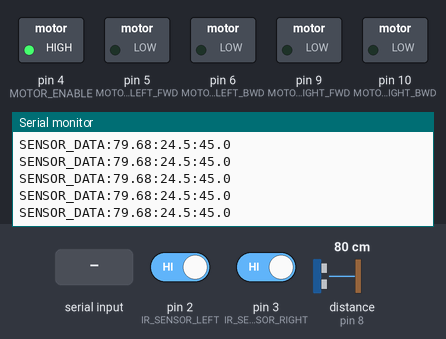
Recording of a sketch running on a simulated Arduino Uno, built with avr-gcc and run on an emulated ATmega328P. On the bench: switched loads named in the sketch (green lamp = pin HIGH), the last lines printed to the serial monitor. Wiring (inferred from the names in the program): ultrasonic range finder: trigger pin 7; echo pin 8. The test bench sets the inputs (shaded band); at power-on: distance to the obstacle (sensor on pin 8) 80 cm, pin 2 (IR_SENSOR_LEFT) HIGH, pin 3 (IR_SENSOR_RIGHT) HIGH. The echo pulse lasts 58.3 µs per cm; pins used as bus, display or sensor lines are not drawn.

Above: at 1.2 s.
1.3 s: distance to the obstacle (sensor on pin 8) set to 35 cm
At 1.49 s:
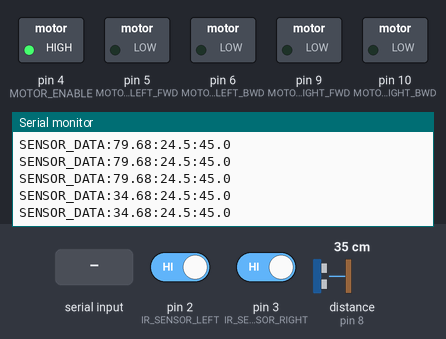
4.3 s: "STOP\n" received over Serial
5.8 s: "PING\n" received over Serial
7.3 s: distance to the obstacle (sensor on pin 8) set to 18 cm
At 7.31 s:
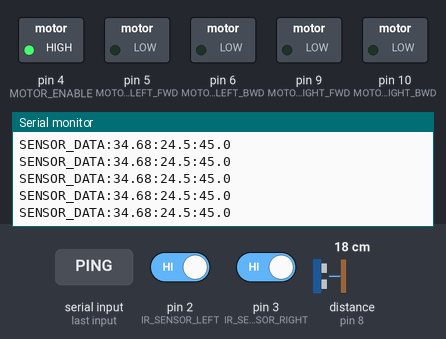
10.3 s: "RESET\n" received over Serial
Timing chart, 0 to 12.8 s (numbered marks = the images above; inputs shaded):
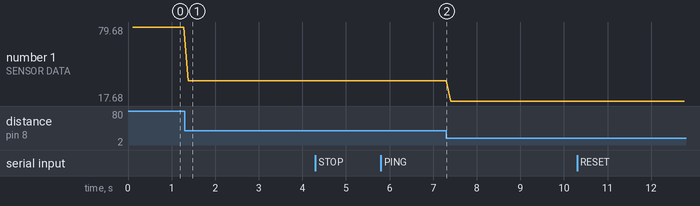

Measured:
- after the input at 1.3 s, the serial monitor: prints a new line after 0.08 s (image 1)
- plotted number 1: 79.68 → 34.68 after the input at 1.3 s, 34.68 → 17.68 after the input at 7.3 s

The sketch:

car_controller.ino
```cpp
#include "motors.h"
#include "sensors.h"
#include "communication.h"

// Serial Communication configuration
const unsigned long BAUD_RATE = 9600;
unsigned long lastTelemetryTime = 0;
const unsigned long TELEMETRY_INTERVAL_MS = 100; // 10 Hz telemetry loop

void setup() {
  Serial.begin(BAUD_RATE);
  initializeMotors();
  initializeSensors();
  stopCar();
  Serial.println("SYSTEM_READY");
}

void processCommand(String command) {
  command.trim();
  if (command.length() == 0) return;

  // Handle MOVE or CONTROL command
  // Format: MOVE:<DIR>:<SPEED_0_255> or CONTROL:<DIR>:<SPEED_0.0_1.0>
  if (command.startsWith("MOVE:") || command.startsWith("CONTROL:")) {
    int firstColon = command.indexOf(':');
    int secondColon = command.indexOf(':', firstColon + 1);

    if (firstColon != -1 && secondColon != -1) {
      String direction = command.substring(firstColon + 1, secondColon);
      direction.toUpperCase();
      String speedStr = command.substring(secondColon + 1);

      int pwmSpeed = 0;
      if (command.startsWith("CONTROL:")) {
        // float 0.0 to 1.0 -> map to 0 to 255
        float normSpeed = speedStr.toFloat();
        pwmSpeed = (int)(constrain(normSpeed, 0.0f, 1.0f) * 255.0f);
      } else {
        // integer 0 to 255
        pwmSpeed = speedStr.toInt();
      }

      moveCar(direction, pwmSpeed);
      sendAck(direction);
    }
  } else if (command == "STOP" || command == "EMERGENCY_STOP") {
    stopCar();
    sendAck("STOP");
  } else if (command == "SENSOR_REQUEST") {
    SensorData sensorData = readSensors();
    sendSensorData(sensorData);
  } else if (command == "PING") {
    Serial.println("PONG");
  } else if (command == "RESET") {
    stopCar();
    sendAck("RESET");
  }
}

void loop() {
  // Check for serial commands
  while (Serial.available() > 0) {
    String command = Serial.readStringUntil('\n');
    processCommand(command);
  }

  // Periodic telemetry streaming
  unsigned long now = millis();
  if (now - lastTelemetryTime >= TELEMETRY_INTERVAL_MS) {
    lastTelemetryTime = now;
    SensorData sensorData = readSensors();
    sendSensorData(sensorData);
  }

  delay(10);
}
```

communication.h
```cpp
#ifndef COMMUNICATION_H
#define COMMUNICATION_H

#include <Arduino.h>
#include "sensors.h"

// Sends telemetry matching both formats: SENSOR_DATA:distance:temperature:humidity
// and SENSORS:leftIR,rightIR,distance for backward compatibility
inline void sendSensorData(const SensorData& data) {
  Serial.print("SENSOR_DATA:");
  Serial.print(data.distance, 2);
  Serial.print(":");
  Serial.print(data.temperature, 1);
  Serial.print(":");
  Serial.println(data.humidity, 1);
}

inline void sendSensorDataVerbose(const SensorData& data) {
  Serial.print("SENSORS:");
  Serial.print(data.leftIR);
  Serial.print(",");
  Serial.print(data.rightIR);
  Serial.print(",");
  Serial.println(data.distance, 2);
}

inline void sendAck(const String& cmd) {
  Serial.print("ACK:");
  Serial.println(cmd);
}

#endif // COMMUNICATION_H
```

motors.h
```cpp
#ifndef MOTORS_H
#define MOTORS_H

#include <Arduino.h>

// Default motor pin definitions (can be overridden if defined prior)
#ifndef MOTOR_LEFT_FWD
#define MOTOR_LEFT_FWD 5
#endif
#ifndef MOTOR_LEFT_BWD
#define MOTOR_LEFT_BWD 6
#endif
#ifndef MOTOR_RIGHT_FWD
#define MOTOR_RIGHT_FWD 9
#endif
#ifndef MOTOR_RIGHT_BWD
#define MOTOR_RIGHT_BWD 10
#endif
#ifndef MOTOR_ENABLE
#define MOTOR_ENABLE 4
#endif

inline void initializeMotors() {
  pinMode(MOTOR_LEFT_FWD, OUTPUT);
  pinMode(MOTOR_LEFT_BWD, OUTPUT);
  pinMode(MOTOR_RIGHT_FWD, OUTPUT);
  pinMode(MOTOR_RIGHT_BWD, OUTPUT);
  pinMode(MOTOR_ENABLE, OUTPUT);
  digitalWrite(MOTOR_ENABLE, HIGH);
}

// Motor control functions using if-else chain (C++ String compatibility)
inline void moveCar(const String& direction, int speed) {
  speed = constrain(speed, 0, 255);  // Ensure speed is within valid PWM range

  if (direction == "FORWARD") {
    analogWrite(MOTOR_LEFT_FWD, speed);
    analogWrite(MOTOR_LEFT_BWD, 0);
    analogWrite(MOTOR_RIGHT_FWD, speed);
    analogWrite(MOTOR_RIGHT_BWD, 0);
  } else if (direction == "BACKWARD") {
    analogWrite(MOTOR_LEFT_FWD, 0);
    analogWrite(MOTOR_LEFT_BWD, speed);
    analogWrite(MOTOR_RIGHT_FWD, 0);
    analogWrite(MOTOR_RIGHT_BWD, speed);
  } else if (direction == "LEFT") {
    // Spin left: left wheels backward, right wheels forward
    analogWrite(MOTOR_LEFT_FWD, 0);
    analogWrite(MOTOR_LEFT_BWD, speed);
    analogWrite(MOTOR_RIGHT_FWD, speed);
    analogWrite(MOTOR_RIGHT_BWD, 0);
  } else if (direction == "RIGHT") {
    // Spin right: left wheels forward, right wheels backward
    analogWrite(MOTOR_LEFT_FWD, speed);
    analogWrite(MOTOR_LEFT_BWD, 0);
    analogWrite(MOTOR_RIGHT_FWD, 0);
    analogWrite(MOTOR_RIGHT_BWD, speed);
  } else {
    // Default STOP
    analogWrite(MOTOR_LEFT_FWD, 0);
    analogWrite(MOTOR_LEFT_BWD, 0);
    analogWrite(MOTOR_RIGHT_FWD, 0);
    analogWrite(MOTOR_RIGHT_BWD, 0);
  }
}

inline void stopCar() {
  analogWrite(MOTOR_LEFT_FWD, 0);
  analogWrite(MOTOR_LEFT_BWD, 0);
  analogWrite(MOTOR_RIGHT_FWD, 0);
  analogWrite(MOTOR_RIGHT_BWD, 0);
}

#endif // MOTORS_H
```

sensors.h
```cpp
#ifndef SENSORS_H
#define SENSORS_H

#include <Arduino.h>

// Sensor pin definitions
#ifndef IR_SENSOR_LEFT
#define IR_SENSOR_LEFT 2
#endif
#ifndef IR_SENSOR_RIGHT
#define IR_SENSOR_RIGHT 3
#endif
#ifndef ULTRASONIC_TRIG
#define ULTRASONIC_TRIG 7
#endif
#ifndef ULTRASONIC_ECHO
#define ULTRASONIC_ECHO 8
#endif

// Sensor data structure
struct SensorData {
  int leftIR;
  int rightIR;
  float distance;      // in centimeters
  float temperature;   // onboard / ambient reading or estimated
  float humidity;      // ambient reading or estimated
};

inline void initializeSensors() {
  pinMode(IR_SENSOR_LEFT, INPUT);
  pinMode(IR_SENSOR_RIGHT, INPUT);
  pinMode(ULTRASONIC_TRIG, OUTPUT);
  pinMode(ULTRASONIC_ECHO, INPUT);
  digitalWrite(ULTRASONIC_TRIG, LOW);
}

inline SensorData readSensors() {
  SensorData data;
  data.temperature = 24.5; // Nominal ambient temperature
  data.humidity = 45.0;    // Nominal relative humidity

  // Read digital IR proximity / line sensors (0 = obstacle / line detected, 1 = clear)
  data.leftIR = digitalRead(IR_SENSOR_LEFT);
  data.rightIR = digitalRead(IR_SENSOR_RIGHT);

  // Trigger ultrasonic sensor pulse
  digitalWrite(ULTRASONIC_TRIG, LOW);
  delayMicroseconds(2);
  digitalWrite(ULTRASONIC_TRIG, HIGH);
  delayMicroseconds(10);
  digitalWrite(ULTRASONIC_TRIG, LOW);

  // Wait for echo pulse with a 30ms timeout (~500 cm max range)
  long duration = pulseIn(ULTRASONIC_ECHO, HIGH, 30000);
  if (duration <= 0) {
    // Out of range or timeout -> default safe distance
    data.distance = 400.0;
  } else {
    data.distance = (duration * 0.0343) / 2.0;  // Speed of sound = 343 m/s = 0.0343 cm/us
    if (data.distance < 2.0 || data.distance > 400.0) {
      data.distance = 400.0;
    }
  }

  return data;
}

#endif // SENSORS_H
```
